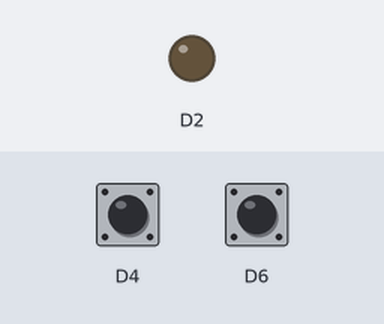
The sketch below on a simulated ESP8266 (NodeMCU). Shown: output pins drawn as LEDs (lit = HIGH). The test bench sets the inputs (shaded band); at power-on: D4 HIGH, D6 HIGH.

Above: at 1.2 s.
1.3 s: D4 pulled LOW for 0.15 s
At 2.3 s:
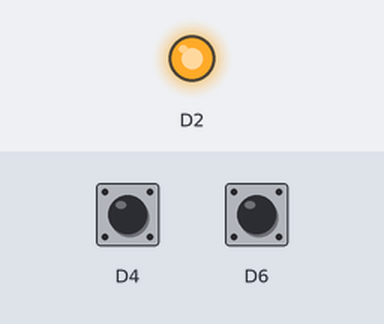
2.9 s: D6 pulled LOW for 0.15 s
At 3.5 s:
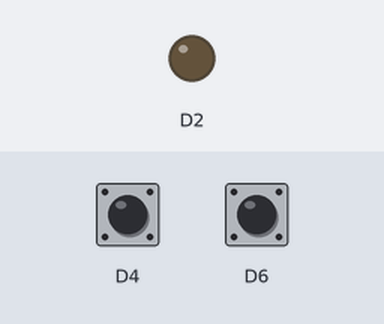
4.5 s: D4 pulled LOW for 1 s
At 5.9 s:
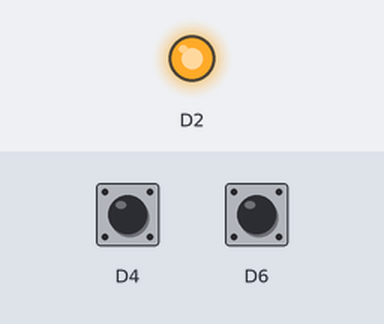
Timing chart, 0 to 7.5 s (numbered marks = the images above; inputs shaded):
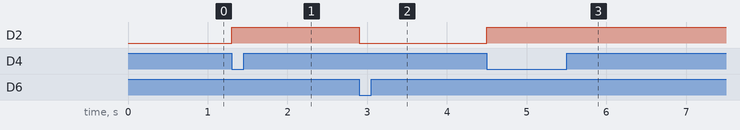

Measured:
- after the input at 1.3 s, D2: LOW → HIGH at once
- after the input at 2.9 s, D2: HIGH → LOW at once
- after the input at 4.5 s, D2: LOW → HIGH at once

The sketch:

sketch_jul06e.ino
```cpp
void setup() {
  // put your setup code here, to run once:
pinMode(D2, OUTPUT);
pinMode(D4, INPUT_PULLUP);
pinMode(D6, INPUT_PULLUP);
}

void loop() {
  // put your main code here, to run repeatedly:
if(digitalRead(D4)==LOW)
  {
    digitalWrite(D2, HIGH);
    delay(100);
  }
if(digitalRead(D6) ==LOW)
  {
    digitalWrite(D2, LOW);
    delay(100);
  }
}
```
